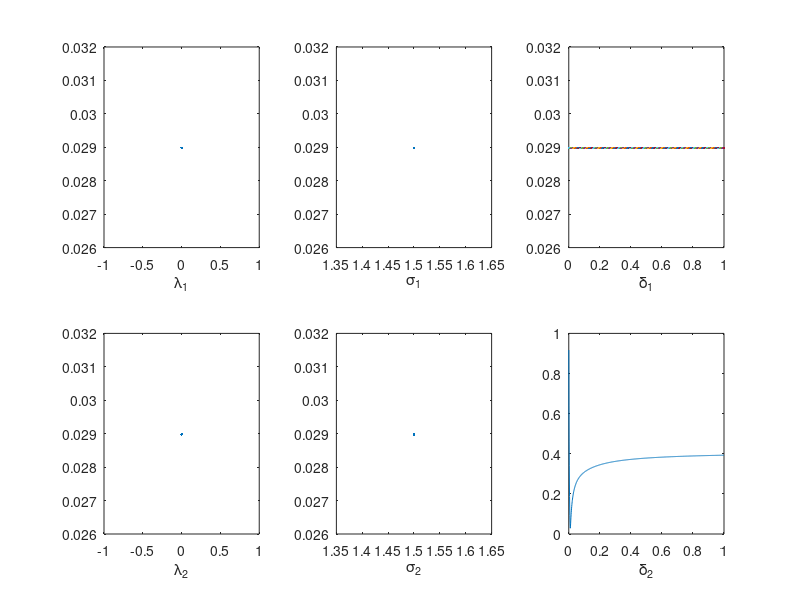

The MATLAB script that drew this image:
% !nvcc simulate.cu -lknitro -DDEBUG
% !srun --gres=gpu:1 ./a.out
clear;clc;close all
load obj.txt
[objmin,i_min]=min(obj);
lambda=0;sigma=1.5; delta=0:.001:1;
siz=[length(delta),1,length(sigma),1,length(lambda),1];
[Dy,Dx,Sy,Sx,Ly,Lx]=ind2sub(siz,i_min);
obj=reshape(obj,siz);
fprintf('lambda\t%.15g\t%.15g\n',lambda(Lx),lambda(Ly));
fprintf('sigma\t%.15g\t%.15g\n',sigma(Sx),sigma(Sy));
fprintf('delta\t%.15g\t%.15g\n',delta(Dx),delta(Dy));
fprintf('objfun\t%.15g\t%.15g\n',obj(Dy,Dx,Sy,Sx,Ly,Lx),objmin)
subplot(2,3,1); plot(lambda,squeeze(obj(Dy,Dx,Sy,Sx,Ly,:))); xlabel('\lambda_1')
subplot(2,3,2); plot(sigma,squeeze(obj(Dy,Dx,Sy,:,Ly,Lx))); xlabel('\sigma_1')
subplot(2,3,3); plot(delta,squeeze(obj(Dy,:,Sy,Sx,Ly,Lx))); xlabel('\delta_1')
subplot(2,3,4); plot(lambda,squeeze(obj(Dy,Dx,Sy,Sx,:,Lx))); xlabel('\lambda_2')
subplot(2,3,5); plot(sigma,squeeze(obj(Dy,Dx,:,Sx,Ly,Lx))); xlabel('\sigma_2')
subplot(2,3,6); plot(delta,squeeze(obj(:,Dx,Sy,Sx,Ly,Lx))); xlabel('\delta_2')